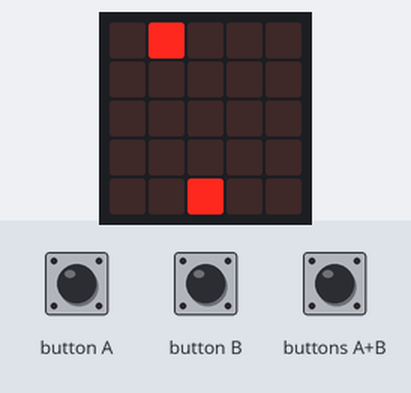
Simulated run of this program. Board: BBC micro:bit (MakeCode). Shown: the board's 5×5 LED display. The test bench sets the inputs (shaded band).

Above: at 1.6 s.
1.7 s: button A pressed for 0.15 s
At 2.1 s:
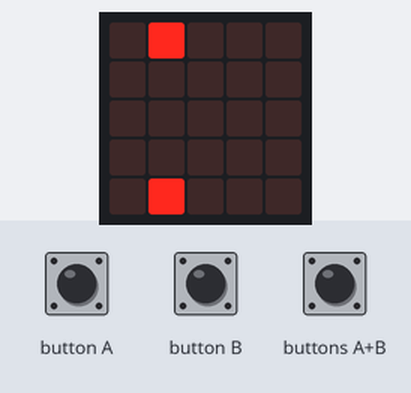
3.3 s: buttons A+B pressed for 0.15 s
At 3.9 s:
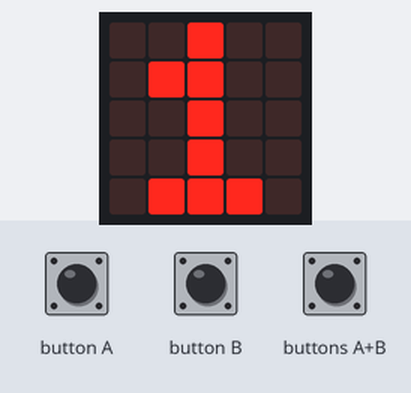
6.4 s: button A pressed for 0.15 s
At 6.9 s:
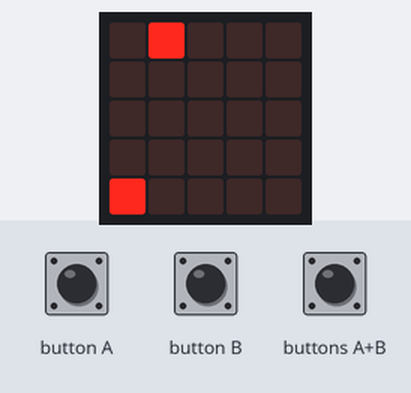
8.0 s: buttons A+B pressed for 1 s
At 9.2 s:
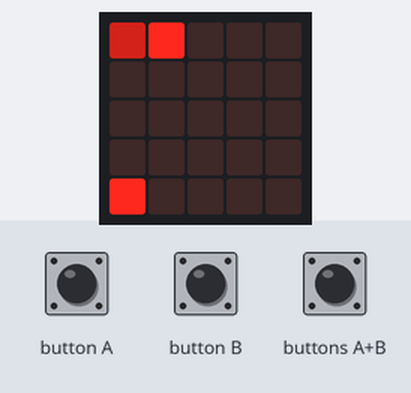
10.9 s: button B pressed for 0.15 s
At 11.5 s:
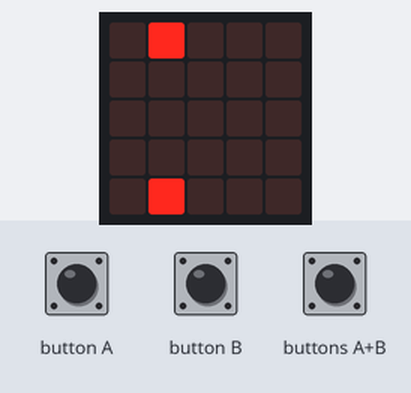
12.5 s: button B pressed 5 times (0.12 s each, 0.3 s apart)
At 14.7 s:
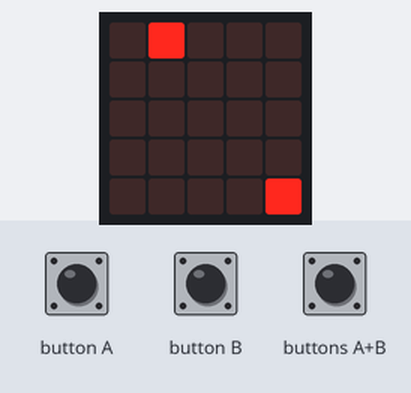
Timing chart, 0 to 16.2 s (numbered marks = the images above; inputs shaded):
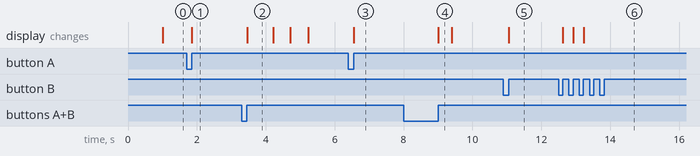

Measured:
- after the input at 1.7 s, the display: changes after 0.15 s (image 1)
- after the input at 3.3 s, the display: changes after 0.16 s (image 2)
- after the input at 6.4 s, the display: changes after 0.15 s (image 3)
- after the input at 8.0 s, the display: changes after 1.0 s (image 4)
- after the input at 10.9 s, the display: changes after 0.15 s (image 5)
- after the input at 12.5 s, the display: first changes after 0.12 s (image 6 shows a later state)
- what the display in image 2 shows lasts 0.7 s, from 3.5 s to 4.2 s

The program:

main.ts
```typescript
input.onButtonPressed(Button.A, function () {
    本機.change(LedSpriteProperty.X, -1)
})
input.onButtonPressed(Button.AB, function () {
    子彈.set(LedSpriteProperty.X, 本機.get(LedSpriteProperty.X))
    子彈.set(LedSpriteProperty.Y, 本機.get(LedSpriteProperty.Y))
    子彈.set(LedSpriteProperty.Brightness, 125)
    for (let index = 0; index < 4; index++) {
        子彈.set(LedSpriteProperty.Y, -1)
        basic.pause(100)
    }
    子彈.set(LedSpriteProperty.Brightness, -1)
    子彈.set(LedSpriteProperty.X, 4)
    子彈.set(LedSpriteProperty.Y, 4)
})
input.onButtonPressed(Button.B, function () {
    本機.change(LedSpriteProperty.X, 1)
})
let 本機: game.LedSprite = null
let 子彈: game.LedSprite = null
let 分數 = 0
子彈 = game.createSprite(4, 4)
本機 = game.createSprite(2, 4)
let 敵方 = game.createSprite(0, 0)
子彈.set(LedSpriteProperty.Brightness, 0)
basic.forever(function () {
    if (敵方.isTouching(本機)) {
        game.gameOver()
    }
})
basic.forever(function () {
    if (子彈.isTouching(敵方)) {
        分數 += 1
        basic.showNumber(分數)
        basic.pause(500)
        敵方.set(LedSpriteProperty.X, 0)
        敵方.set(LedSpriteProperty.Y, 0)
    }
})
basic.forever(function () {
    basic.pause(1000)
    敵方.change(LedSpriteProperty.X, 1)
    if (敵方.get(LedSpriteProperty.X) == 4) {
        basic.pause(1000)
    }
    敵方.set(LedSpriteProperty.X, 0)
    敵方.change(LedSpriteProperty.X, 1)
})
```

test.ts
```typescript
// 在這裡測試；當此封包作為擴充功能時，將不會編譯此內容。
```
